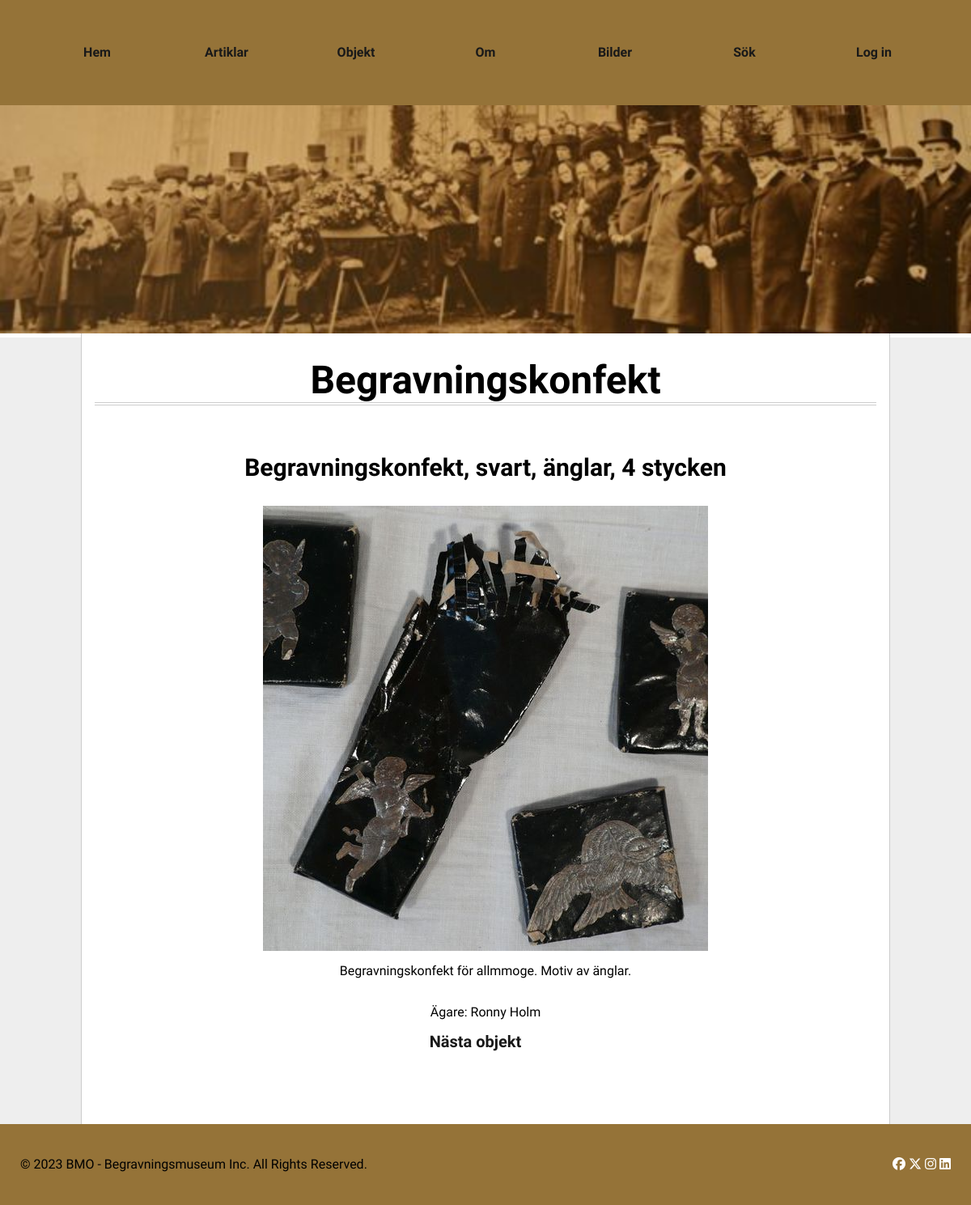
The page /public/object.php?id=1 on the database its author committed.
### tables this page shows
CREATE TABLE Object
		(
			id INTEGER PRIMARY KEY  NOT NULL  UNIQUE, 
			title TEXT, 
			category TEXT, 
			text TEXT,
			image TEXT,
			owner TEXT
		);

### public/object.php (called while the page is built, shortened)
<?php
include('../view/header.php');
$id = $_GET['id'] ?? null;
$nextId = $id + 1;
$dsn = getDsnToDatabaseFile("bmo.sqlite");
$db = connectToDatabase($dsn);
$sql = <<<EOD
SELECT
    rowid,
    *
FROM Object
WHERE
     id = $id
;
EOD;
$stmt = $db->prepare($sql);
$stmt->execute();
$res = $stmt->fetch();
$sql2 = <<<EOD
SELECT
    COUNT(*)
FROM Object
WHERE
     id > ?
;
EOD;
$stmt = $db->prepare($sql2);
$stmt->execute([$id]);
$count = $stmt->fetchColumn();
include('../view/crud/object_view.php');
include('../view/footer.php');

### view/crud/object_view.php (the view, shortened to what this page needs)
<main class="main">
    <article class="article">
        <h1><?=$res['category'] ?></h1>
        <div class="object-container">
            <h3><?=$res['title']?></h3>
            <img src="img/550x550/<?= $res['image']; ?>" alt="">
            <p><?= $res['text'] ?></p>
            <p>Ägare: <?= $res['owner'] ?></p>
            <div>
                <?php if ($count > 0) : ?>
                    <a href="../public/object.php?id=<?= $nextId ?>">Nästa objekt</a>
                <?php endif; ?>
            </div>
        </div>
    </article>
</main>

### public/css/init.css (style rules this page uses)
html { box-sizing: border-box; }
*, *:before, *:after { box-sizing: inherit; }
html { line-height: 1.15; }
body { margin: 0px auto; overflow-y: scroll; }

### public/css/main.css (style rules this page uses)
body { background-color: #eee; }
.main { margin: 0 auto; max-width: 1000px; }
.article { overflow: auto; background: #fff; border-left: 1px solid #ccc; border-right: 1px solid #ccc; padding-left: 1em; padding-right: 1em; padding-bottom: 20px; }
.article h1 { border-bottom: 4px double #ccc; }
.main, .main .article { min-height: 20em; }

### public/css/objects.css (style rules this page uses)
h1 { margin: 30px auto; text-align: center; }

### public/css/object.css (style rules this page uses)
.object-container { display: flex; flex-direction: column; align-items: center; justify-content: center; margin-bottom: 50px; }
.object-container a { margin-right: 25px; padding-bottom: 20px; display: inline-block; text-decoration: none; color: #191919; font-size: 20px; font-weight: 700; }

### rows shown on the page
object: category "Begravningskonfekt", title "Begravningskonfekt, svart, änglar, 4 stycken", image (picture), text "Begravningskonfekt för allmmoge. Motiv av änglar.", owner "Ronny Holm"
